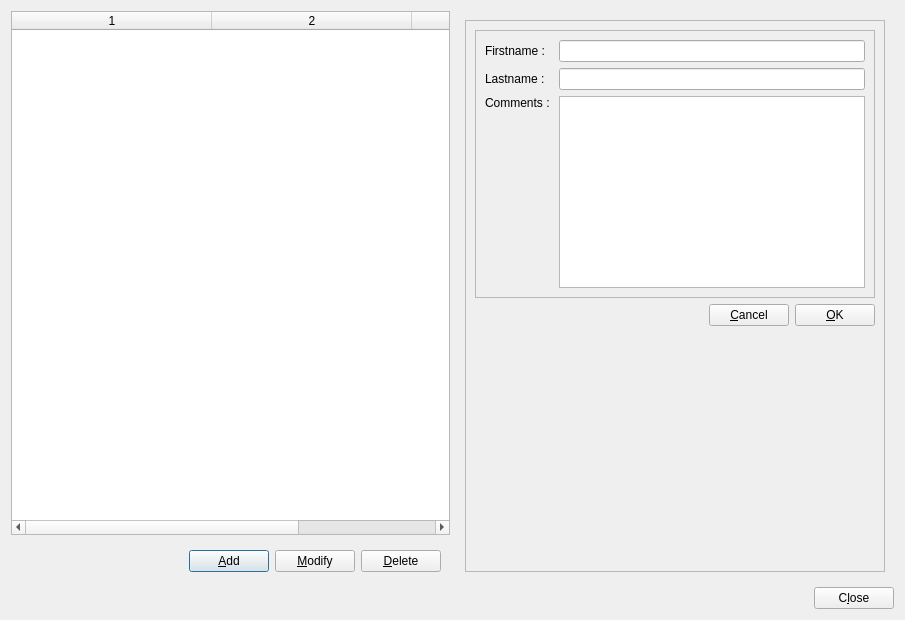
<?xml version="1.0" encoding="UTF-8"?>
<ui version="4.0">
 <class>studentManagementFormClass</class>
 <widget class="QDialog" name="studentManagementFormClass">
  <property name="geometry">
   <rect>
    <x>0</x>
    <y>0</y>
    <width>905</width>
    <height>620</height>
   </rect>
  </property>
  <property name="windowTitle">
   <string>Student management</string>
  </property>
  <property name="windowIcon">
   <iconset resource="../res/global.qrc">
    <normaloff>:/global/TeacherHelperIcon.ico</normaloff>:/global/TeacherHelperIcon.ico</iconset>
  </property>
  <layout class="QVBoxLayout" name="verticalLayout">
   <item>
    <layout class="QHBoxLayout" name="horizontalLayout">
     <item>
      <layout class="QVBoxLayout" name="verticalLayout_2">
       <item>
        <widget class="QTableWidget" name="tableWidgetItems">
         <property name="editTriggers">
          <set>QAbstractItemView::NoEditTriggers</set>
         </property>
         <property name="alternatingRowColors">
          <bool>true</bool>
         </property>
         <property name="selectionMode">
          <enum>QAbstractItemView::SingleSelection</enum>
         </property>
         <property name="selectionBehavior">
          <enum>QAbstractItemView::SelectRows</enum>
         </property>
         <property name="columnCount">
          <number>3</number>
         </property>
         <attribute name="horizontalHeaderVisible">
          <bool>true</bool>
         </attribute>
         <attribute name="horizontalHeaderDefaultSectionSize">
          <number>200</number>
         </attribute>
         <attribute name="horizontalHeaderHighlightSections">
          <bool>false</bool>
         </attribute>
         <attribute name="horizontalHeaderStretchLastSection">
          <bool>true</bool>
         </attribute>
         <attribute name="verticalHeaderVisible">
          <bool>false</bool>
         </attribute>
         <attribute name="verticalHeaderStretchLastSection">
          <bool>false</bool>
         </attribute>
         <column/>
         <column/>
         <column/>
        </widget>
       </item>
       <item>
        <widget class="QFrame" name="frameActionButtons">
         <layout class="QHBoxLayout" name="horizontalLayout_4">
          <item>
           <spacer name="horizontalSpacer_3">
            <property name="orientation">
             <enum>Qt::Horizontal</enum>
            </property>
            <property name="sizeHint" stdset="0">
             <size>
              <width>40</width>
              <height>20</height>
             </size>
            </property>
           </spacer>
          </item>
          <item>
           <widget class="QPushButton" name="pushButtonAdd">
            <property name="text">
             <string>&amp;Add</string>
            </property>
            <property name="icon">
             <iconset resource="../res/global.qrc">
              <normaloff>:/global/add22.png</normaloff>:/global/add22.png</iconset>
            </property>
           </widget>
          </item>
          <item>
           <widget class="QPushButton" name="pushButtonModify">
            <property name="text">
             <string>&amp;Modify</string>
            </property>
            <property name="icon">
             <iconset resource="../res/global.qrc">
              <normaloff>:/global/edit22.png</normaloff>:/global/edit22.png</iconset>
            </property>
           </widget>
          </item>
          <item>
           <widget class="QPushButton" name="pushButtonDelete">
            <property name="text">
             <string>&amp;Delete</string>
            </property>
            <property name="icon">
             <iconset resource="../res/global.qrc">
              <normaloff>:/global/delete22.png</normaloff>:/global/delete22.png</iconset>
            </property>
           </widget>
          </item>
         </layout>
        </widget>
       </item>
      </layout>
     </item>
     <item>
      <widget class="QFrame" name="frame_1">
       <property name="minimumSize">
        <size>
         <width>0</width>
         <height>0</height>
        </size>
       </property>
       <property name="maximumSize">
        <size>
         <width>439</width>
         <height>16777215</height>
        </size>
       </property>
       <layout class="QVBoxLayout" name="verticalLayout_1">
        <item>
         <widget class="QFrame" name="frameDetails">
          <property name="frameShape">
           <enum>QFrame::StyledPanel</enum>
          </property>
          <property name="frameShadow">
           <enum>QFrame::Raised</enum>
          </property>
          <layout class="QGridLayout" name="gridLayout_2">
           <item row="0" column="0">
            <widget class="QFrame" name="frame">
             <property name="frameShape">
              <enum>QFrame::StyledPanel</enum>
             </property>
             <property name="frameShadow">
              <enum>QFrame::Raised</enum>
             </property>
             <layout class="QGridLayout" name="gridLayout">
              <item row="1" column="0">
               <widget class="QLabel" name="label">
                <property name="text">
                 <string>Firstname :</string>
                </property>
               </widget>
              </item>
              <item row="2" column="2">
               <widget class="QLineEdit" name="lineEditLastname"/>
              </item>
              <item row="1" column="2">
               <widget class="QLineEdit" name="lineEditFirstname"/>
              </item>
              <item row="2" column="0">
               <widget class="QLabel" name="label_2">
                <property name="text">
                 <string>Lastname :</string>
                </property>
               </widget>
              </item>
              <item row="3" column="0">
               <widget class="QLabel" name="label_3">
                <property name="text">
                 <string>Comments : </string>
                </property>
                <property name="alignment">
                 <set>Qt::AlignLeading|Qt::AlignLeft|Qt::AlignTop</set>
                </property>
               </widget>
              </item>
              <item row="3" column="2">
               <widget class="QPlainTextEdit" name="plainTextEditComments"/>
              </item>
             </layout>
            </widget>
           </item>
           <item row="1" column="0">
            <layout class="QHBoxLayout" name="horizontalLayout_2">
             <item>
              <spacer name="horizontalSpacer">
               <property name="orientation">
                <enum>Qt::Horizontal</enum>
               </property>
               <property name="sizeHint" stdset="0">
                <size>
                 <width>40</width>
                 <height>20</height>
                </size>
               </property>
              </spacer>
             </item>
             <item>
              <widget class="QPushButton" name="pushButtonCancel">
               <property name="text">
                <string>&amp;Cancel</string>
               </property>
               <property name="icon">
                <iconset resource="../res/global.qrc">
                 <normaloff>:/global/cancel22.png</normaloff>:/global/cancel22.png</iconset>
               </property>
              </widget>
             </item>
             <item>
              <widget class="QPushButton" name="pushButtonOK">
               <property name="text">
                <string>&amp;OK</string>
               </property>
               <property name="icon">
                <iconset resource="../res/global.qrc">
                 <normaloff>:/global/ok22.png</normaloff>:/global/ok22.png</iconset>
               </property>
              </widget>
             </item>
            </layout>
           </item>
           <item row="2" column="0">
            <spacer name="verticalSpacer">
             <property name="orientation">
              <enum>Qt::Vertical</enum>
             </property>
             <property name="sizeHint" stdset="0">
              <size>
               <width>20</width>
               <height>40</height>
              </size>
             </property>
            </spacer>
           </item>
          </layout>
         </widget>
        </item>
       </layout>
      </widget>
     </item>
    </layout>
   </item>
   <item>
    <layout class="QHBoxLayout" name="horizontalLayout_3">
     <item>
      <spacer name="horizontalSpacer_2">
       <property name="orientation">
        <enum>Qt::Horizontal</enum>
       </property>
       <property name="sizeHint" stdset="0">
        <size>
         <width>40</width>
         <height>20</height>
        </size>
       </property>
      </spacer>
     </item>
     <item>
      <widget class="QPushButton" name="pushButtonClose">
       <property name="text">
        <string>C&amp;lose</string>
       </property>
       <property name="icon">
        <iconset resource="../res/global.qrc">
         <normaloff>:/global/close22.png</normaloff>:/global/close22.png</iconset>
       </property>
      </widget>
     </item>
    </layout>
   </item>
  </layout>
 </widget>
 <tabstops>
  <tabstop>tableWidgetItems</tabstop>
  <tabstop>pushButtonAdd</tabstop>
  <tabstop>pushButtonModify</tabstop>
  <tabstop>pushButtonDelete</tabstop>
  <tabstop>lineEditFirstname</tabstop>
  <tabstop>lineEditLastname</tabstop>
  <tabstop>plainTextEditComments</tabstop>
  <tabstop>pushButtonOK</tabstop>
  <tabstop>pushButtonCancel</tabstop>
  <tabstop>pushButtonClose</tabstop>
 </tabstops>
 <resources>
  <include location="../res/global.qrc"/>
 </resources>
 <connections/>
</ui>
